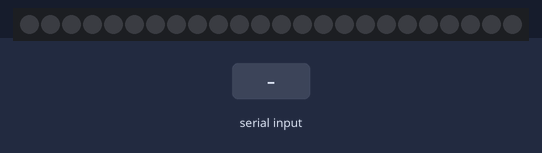
Bench run of a sketch on a simulated Arduino Uno, built with avr-gcc and run on an emulated ATmega328P. Parts: 24 RGB LEDs in strip order, left to right. Inputs (shaded band) come from the test bench. Dim RGB values are drawn brighter than linear.

Above: at 1.2 s.
1.3 s: "90,45,200,10\n" received over Serial
At 2.0 s:
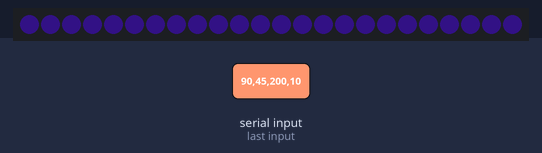
2.8 s: "30,150\n" received over Serial
At 4.0 s:
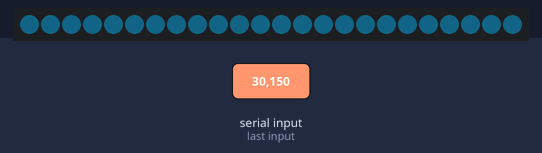
4.3 s: "200\n" received over Serial
At 5.1 s:
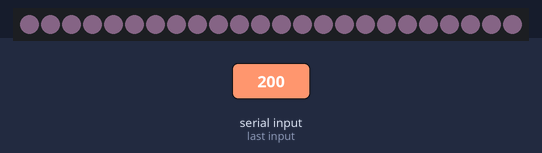
5.8 s: "90,45\n" received over Serial
At 6.3 s:
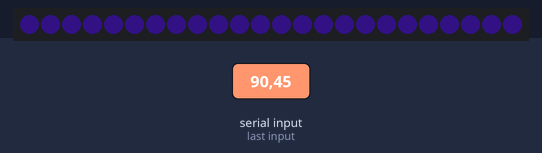
7.3 s: "200\n" received over Serial
At 8.5 s:
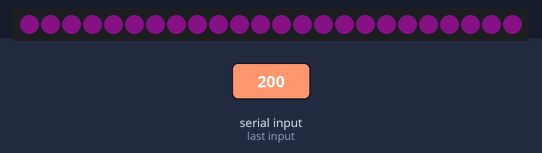
8.8 s: "90\n" received over Serial
At 9.7 s:
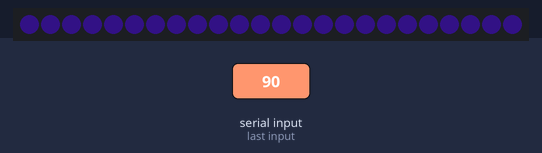
Timing chart, 0 to 11.3 s (numbered marks = the images above; inputs shaded):
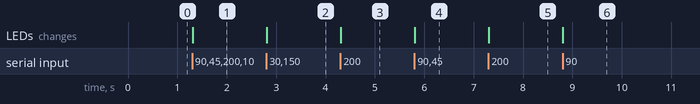

The sketch:

Matrix_v1_1.ino
```cpp
#include <Adafruit_NeoPixel.h>

#define PIN 6 // Pin connected to the matrices
//#define PIN 13
//#define NUMPIXELS 18 // Total number of pixels (9 pixels per matrix * 2)
#define NUMPIXELS 24

Adafruit_NeoPixel strip(NUMPIXELS, PIN, NEO_GRB + NEO_KHZ800);

void setup() {
  strip.begin();
  strip.show(); // Initialize all pixels to 'off'
  Serial.begin(9600);
}

void loop() {
  if (Serial.available() > 0) {
    // Expecting data in the format: R,G,B,Brightness,RefreshRate
    int R, G, B, brightness;
    char buffer[32];
    memset(buffer, 0, sizeof(buffer)); // Clear the buffer
    Serial.readBytesUntil('\n', buffer, sizeof(buffer) - 1);
    sscanf(buffer, "%d,%d,%d,%d", &R, &G, &B, &brightness);

    strip.setBrightness(brightness);
    for (int i = 0; i < NUMPIXELS; i++) {
      strip.setPixelColor(i, strip.Color(R, G, B));
    }
    strip.show();
    // Implement refresh rate handling if needed
  }
}
```

Measured:
- after the input at 1.3 s, the LEDs: change at once (image 1)
- after the input at 2.8 s, the LEDs: change at once (image 2)
- after the input at 4.3 s, the LEDs: change at once (image 3)
- after the input at 5.8 s, the LEDs: change at once (image 4)
- after the input at 7.3 s, the LEDs: change at once (image 5)
- after the input at 8.8 s, the LEDs: change at once (image 6)
